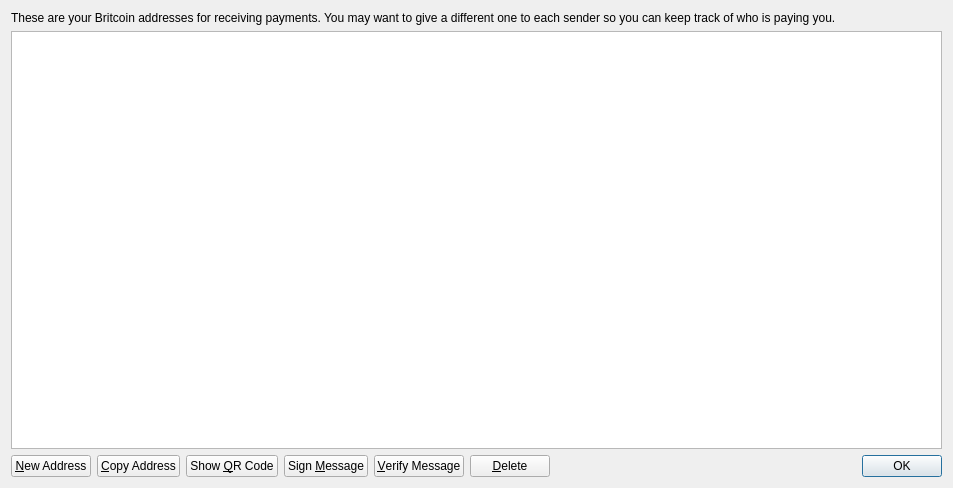
<?xml version="1.0" encoding="UTF-8"?>
<ui version="4.0">
 <class>AddressBookPage</class>
 <widget class="QWidget" name="AddressBookPage">
  <property name="geometry">
   <rect>
    <x>0</x>
    <y>0</y>
    <width>953</width>
    <height>488</height>
   </rect>
  </property>
  <property name="windowTitle">
   <string>Address Book</string>
  </property>
  <layout class="QVBoxLayout" name="verticalLayout">
   <item>
    <widget class="QLabel" name="labelExplanation">
     <property name="text">
      <string>These are your Britcoin addresses for receiving payments. You may want to give a different one to each sender so you can keep track of who is paying you.</string>
     </property>
     <property name="textFormat">
      <enum>Qt::PlainText</enum>
     </property>
     <property name="wordWrap">
      <bool>true</bool>
     </property>
    </widget>
   </item>
   <item>
    <widget class="QTableView" name="tableView">
     <property name="contextMenuPolicy">
      <enum>Qt::CustomContextMenu</enum>
     </property>
     <property name="toolTip">
      <string>Double-click to edit address or label</string>
     </property>
     <property name="tabKeyNavigation">
      <bool>false</bool>
     </property>
     <property name="alternatingRowColors">
      <bool>true</bool>
     </property>
     <property name="selectionMode">
      <enum>QAbstractItemView::SingleSelection</enum>
     </property>
     <property name="selectionBehavior">
      <enum>QAbstractItemView::SelectRows</enum>
     </property>
     <property name="sortingEnabled">
      <bool>true</bool>
     </property>
     <attribute name="verticalHeaderVisible">
      <bool>false</bool>
     </attribute>
    </widget>
   </item>
   <item>
    <layout class="QHBoxLayout" name="horizontalLayout">
     <item>
      <widget class="QPushButton" name="newAddressButton">
       <property name="toolTip">
        <string>Create a new address</string>
       </property>
       <property name="text">
        <string>&amp;New Address</string>
       </property>
       <property name="icon">
        <iconset resource="../bitcoin.qrc">
         <normaloff>:/icons/add</normaloff>:/icons/add</iconset>
       </property>
      </widget>
     </item>
     <item>
      <widget class="QPushButton" name="copyToClipboard">
       <property name="toolTip">
        <string>Copy the currently selected address to the system clipboard</string>
       </property>
       <property name="text">
        <string>&amp;Copy Address</string>
       </property>
       <property name="icon">
        <iconset resource="../bitcoin.qrc">
         <normaloff>:/icons/editcopy</normaloff>:/icons/editcopy</iconset>
       </property>
      </widget>
     </item>
     <item>
      <widget class="QPushButton" name="showQRCode">
       <property name="text">
        <string>Show &amp;QR Code</string>
       </property>
       <property name="icon">
        <iconset resource="../bitcoin.qrc">
         <normaloff>:/icons/qrcode</normaloff>:/icons/qrcode</iconset>
       </property>
      </widget>
     </item>
     <item>
      <widget class="QPushButton" name="signMessage">
       <property name="toolTip">
        <string>Sign a message to prove you own a Britcoin address</string>
       </property>
       <property name="text">
        <string>Sign &amp;Message</string>
       </property>
       <property name="icon">
        <iconset resource="../bitcoin.qrc">
         <normaloff>:/icons/edit</normaloff>:/icons/edit</iconset>
       </property>
      </widget>
     </item>
     <item>
      <widget class="QPushButton" name="verifyMessage">
       <property name="toolTip">
        <string>Verify a message to ensure it was signed with a specified Britcoin address</string>
       </property>
       <property name="text">
        <string>&amp;Verify Message</string>
       </property>
       <property name="icon">
        <iconset resource="../bitcoin.qrc">
         <normaloff>:/icons/transaction_0</normaloff>:/icons/transaction_0</iconset>
       </property>
      </widget>
     </item>
     <item>
      <widget class="QPushButton" name="deleteButton">
       <property name="toolTip">
        <string>Delete the currently selected address from the list</string>
       </property>
       <property name="text">
        <string>&amp;Delete</string>
       </property>
       <property name="icon">
        <iconset resource="../bitcoin.qrc">
         <normaloff>:/icons/remove</normaloff>:/icons/remove</iconset>
       </property>
      </widget>
     </item>
     <item>
      <spacer name="horizontalSpacer">
       <property name="orientation">
        <enum>Qt::Horizontal</enum>
       </property>
       <property name="sizeHint" stdset="0">
        <size>
         <width>40</width>
         <height>20</height>
        </size>
       </property>
      </spacer>
     </item>
     <item>
      <widget class="QDialogButtonBox" name="buttonBox">
       <property name="sizePolicy">
        <sizepolicy hsizetype="Maximum" vsizetype="Fixed">
         <horstretch>0</horstretch>
         <verstretch>0</verstretch>
        </sizepolicy>
       </property>
       <property name="standardButtons">
        <set>QDialogButtonBox::Ok</set>
       </property>
      </widget>
     </item>
    </layout>
   </item>
  </layout>
 </widget>
 <resources>
  <include location="../bitcoin.qrc"/>
 </resources>
 <connections/>
</ui>
